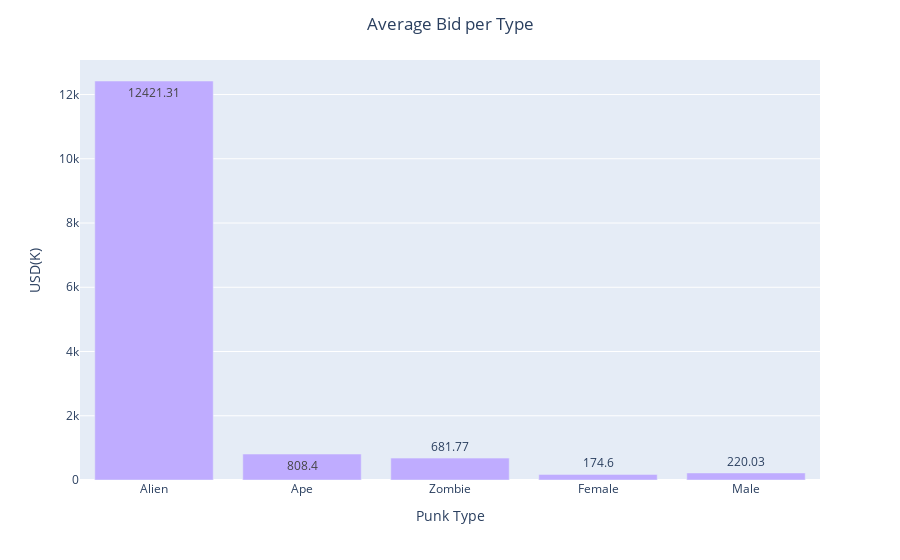

Notebook cell for this chart:
### Code cell
# bar plot of average bids (in last 6 months) per punk type
fig = px.bar(indiv, 
             x= type_names,
             y= [12421.31, 808.40, 681.77, 174.60, 220.03],
             text = [12421.31, 808.40, 681.77, 174.60, 220.03],
             color_discrete_sequence = ['#bfacff'],
             labels={'x': 'Punk Type', 'y': 'USD(K)'})
fig.update_layout(title = 'Average Bid per Type', title_x=.5)
fig.show()

### Figure 1 — Plotly figure (JSON) as saved in the notebook; plotly's stock layout.template omitted (floating-point values rounded to 4 significant figures)
{"data": [{"alignmentgroup": "True", "hovertemplate": "Punk Type=%{x}<br>USD(K)=%{y}<br>text=%{text}<extra></extra>", "legendgroup": "", "marker": {"color": "#bfacff", "pattern": {"shape": ""}}, "name": "", "offsetgroup": "", "orientation": "v", "showlegend": false, "text": [12420.0, 808.4, 681.8, 174.6, 220.0], "textposition": "auto", "type": "bar", "x": ["Alien", "Ape", "Zombie", "Female", "Male"], "xaxis": "x", "y": [12420.0, 808.4, 681.8, 174.6, 220.0], "yaxis": "y"}], "layout": {"autosize": true, "barmode": "relative", "legend": {"tracegroupgap": 0}, "margin": {"t": 60}, "title": {"text": "Average Bid per Type", "x": 0.5}, "xaxis": {"anchor": "y", "autorange": true, "domain": [0, 1], "range": [-0.5, 4.5], "title": {"text": "Punk Type"}, "type": "category"}, "yaxis": {"anchor": "x", "autorange": true, "domain": [0, 1], "range": [0, 13080.0], "title": {"text": "USD(K)"}, "type": "linear"}}}
